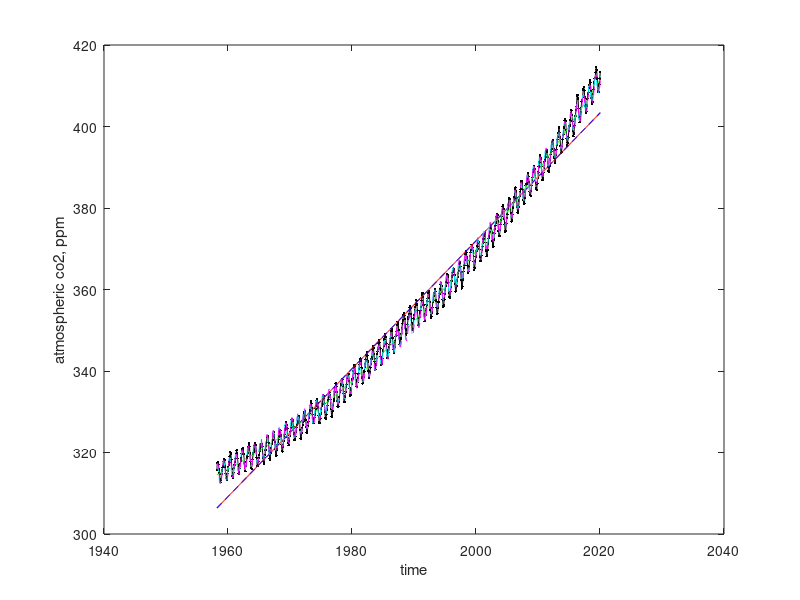

Here is the MATLAB script that generated this plot:
%% week6

close all
clear all

% load MLO data
load co2_mlo.mat;

% quick look
figure(1);
plot(time,co2,'k.-');
xlabel('time');
ylabel('atmospheric co2, ppm');

% approximate co2 as a fxn of time

% linear regression
c=cov(time,co2);
a=c(1,2)/c(1,1);
b=mean(co2)-a*mean(time);
co2est=a*time+b;
hold on;
plot(time,co2est,'r-');

% linear regression again with matrix
N=length(time);
E=[time ones(N,1)];
x=inv(E'*E)*E'*co2;
co2est2=E*x;
plot(time,co2est2,'b--');

% regression with quadratic term
E=[time.^2 time ones(N,1)];
x=inv(E'*E)*E'*co2;
co2est3=E*x;
plot(time,co2est3,'g--');

% regression with quadratic and sin term
E=[sin(2*pi*time) time.^2 time ones(N,1)];
x=inv(E'*E)*E'*co2;
co2est4=E*x;
plot(time,co2est4,'c--');

% regression with quadratic and sin and cos term
E=[sin(2*pi*time) cos(2*pi*time) time.^2 time ones(N,1)];
x=inv(E'*E)*E'*co2;
co2est5=E*x;
plot(time,co2est5,'m--');
